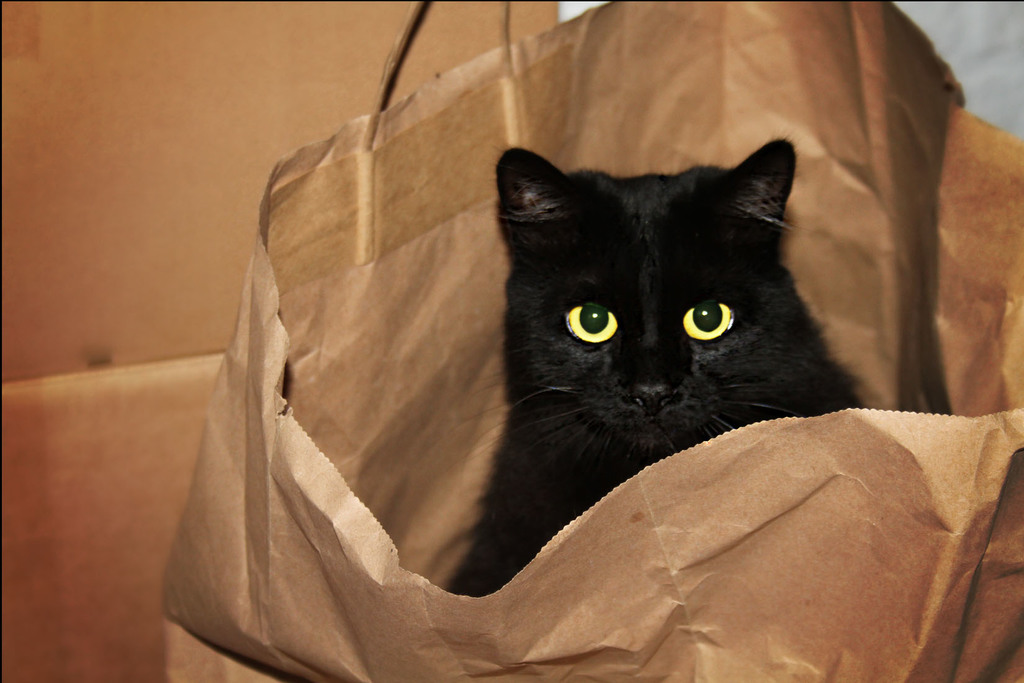
#> input picture midia/cat.jpg, 1024 x 683 px, given in place of the camera
$ python detector_de_mov.py
#> lines starting #> are read from the running program, lines starting #| are printed output that depends on the picture; after the words box and inside, x2 and y2 are one past the last pixel; in counts of white or black regions, pixels touching at a corner belong together
import cv2
import numpy as np

cap = cv2.VideoCapture(0)

sub = cv2.createBackgroundSubtractorMOG2(varThreshold=200, detectShadows=True)


while True:
    _, frame = cap.read()
#> frame is the input picture: shape (683, 1024, 3); mean B, G, R 66.4, 97.1, 136
    mask = sub.apply(frame)
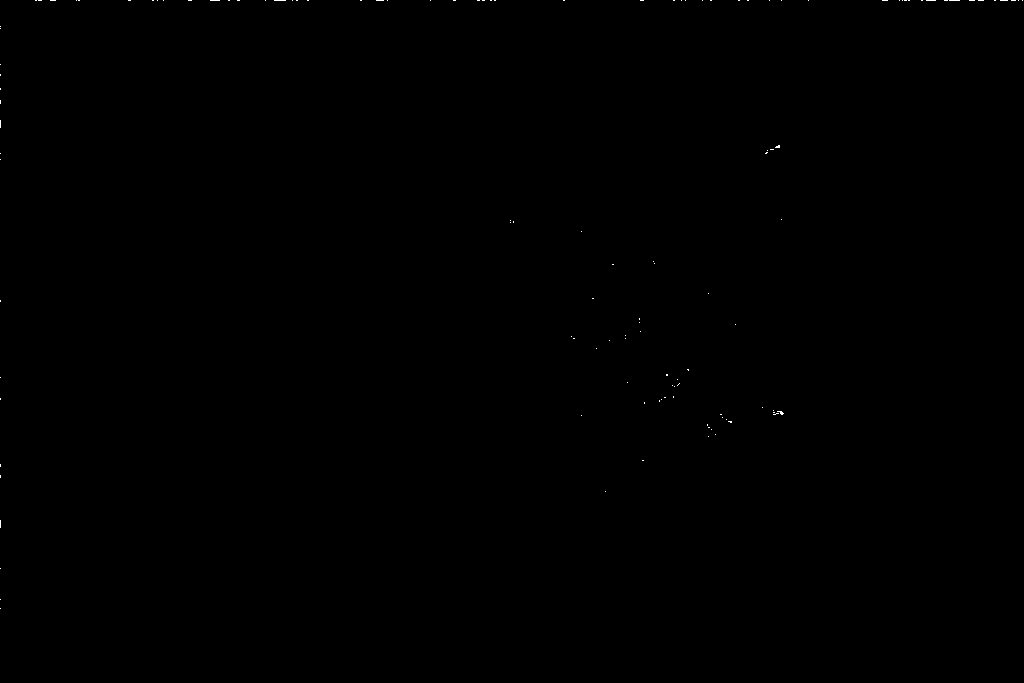
#> mask: shape (683, 1024); values 127 (black) and 255 (white), 0.05% white in thin lines or dots, all inside (x1, y1, x2, y2) = (0, 0, 1023, 609)
    kernel = np.ones((5, 5), np.uint8)

    open = cv2.morphologyEx(mask, cv2.MORPH_OPEN, kernel, iterations=1)
#> open: shape (683, 1024); every value is 127
    ret, mask = cv2.threshold(mask, 100, 255, cv2.THRESH_BINARY)
#> mask: shape (683, 1024); every value is 255
    dilate = cv2.dilate(mask, kernel)
    close = cv2.morphologyEx(mask, cv2.MORPH_CLOSE, kernel, iterations=1)
    contourn, h = cv2.findContours(mask, cv2.RETR_TREE, cv2.CHAIN_APPROX_TC89_L1)
#> contourn = [[[0, 0], [0, 682], [1023, 682], [1023, 0]]]; h = [[-1, -1, -1, -1]]

    for c in contourn:
        area = cv2.contourArea(c)
        if area > 600:
            x, y, w, h = cv2.boundingRect(c)
            cv2.rectangle(frame, (x, y), (x+w, y+h), (0, 255, 0), 3)
#> this loop made 1 pass
#> (c, area, x, y, w, h) on pass 1: ([[0, 0], [0, 682], [1023, 682], [1023, 0]], 697686, 0, 0, 1024, 683)
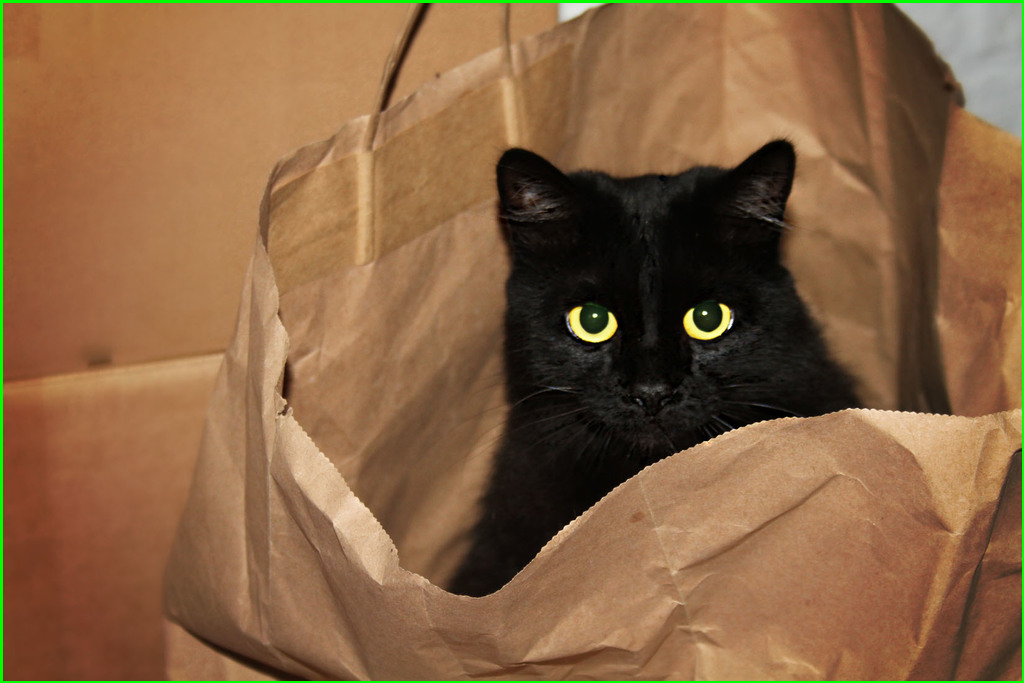
#> frame: shape (683, 1024, 3); 1.22% of pixels changed, all inside (x1, y1, x2, y2) = (0, 0, 1024, 683)

    cv2.imshow('open', open)
    cv2.imshow('frame', frame)

    if cv2.waitKey(1) == ord('q'):
#> (key q is pressed here)
        break

cap.release()
cv2.destroyAllWindows()

$ run again, on midia/dog.jpg
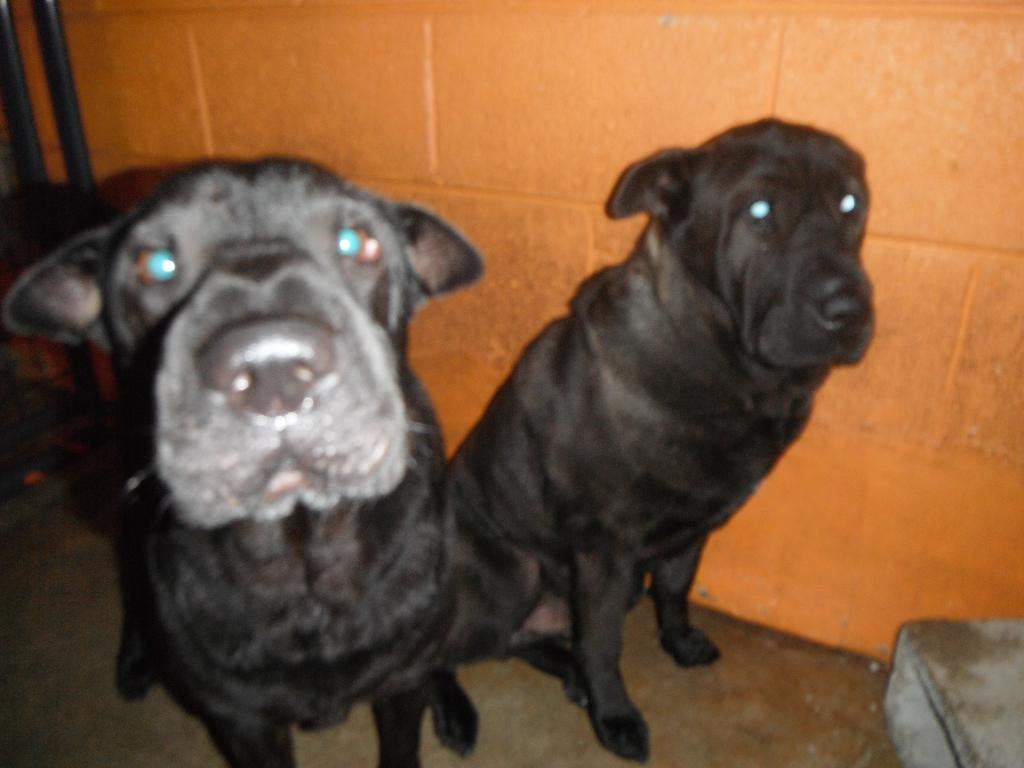
#> input picture midia/dog.jpg, 1024 x 768 px, given in place of the camera
#> frame is the input picture: shape (768, 1024, 3); mean B, G, R 60.4, 87.8, 121.2
#> `contourn, h = cv2.findContours(mask, cv2.RETR_TREE, cv2.CHAIN_APPROX_T..`: contourn = [[[0, 0], [0, 767], [1023, 767], [1023, 0]]]; h = [[-1, -1, -1, -1]]
#> the loop `for c in contourn:` made 1 pass
#> (c, area, x, y, w, h) on pass 1: ([[0, 0], [0, 767], [1023, 767], [1023, 0]], 784641, 0, 0, 1024, 768)
#> after the loop `for c in contourn:`:
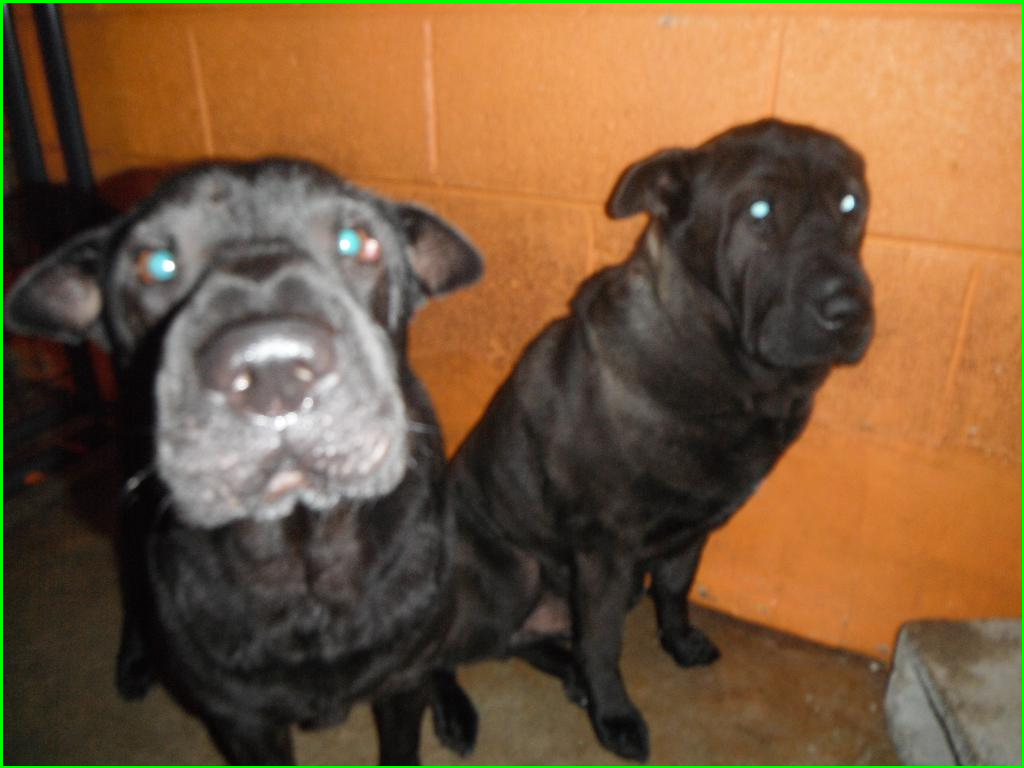
#> frame: shape (768, 1024, 3); 1.14% of pixels changed, all inside (x1, y1, x2, y2) = (0, 0, 1024, 768)

$ run again, on midia/person.jpg
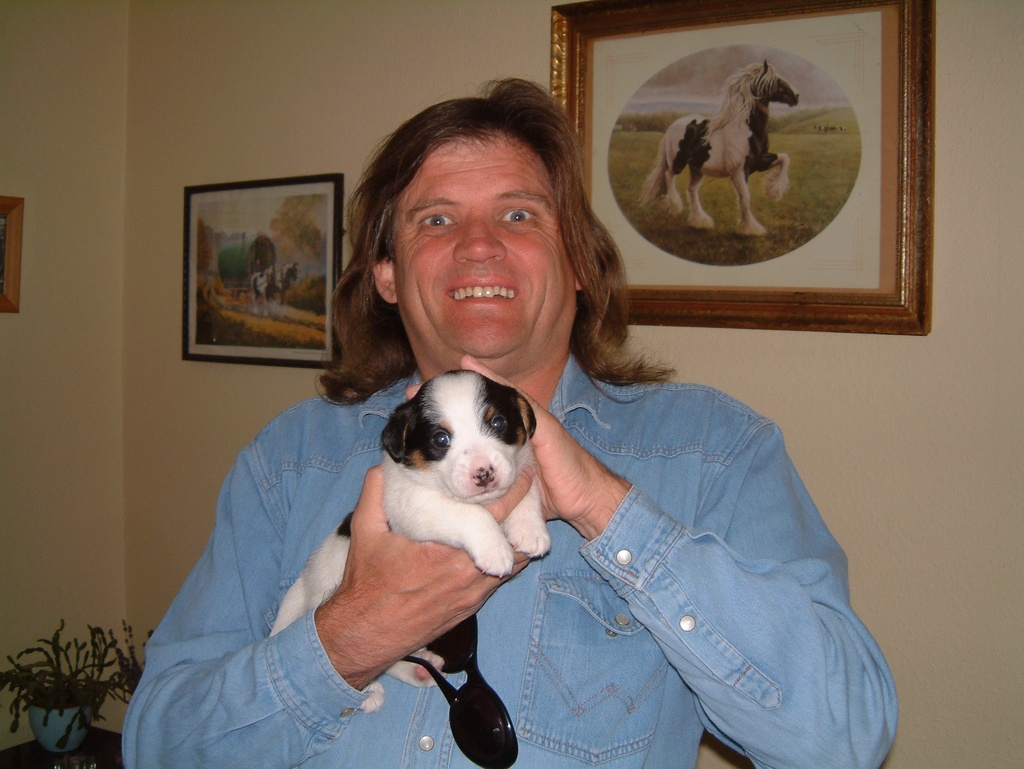
#> input picture midia/person.jpg, 1024 x 769 px, given in place of the camera
#> frame is the input picture: shape (769, 1024, 3); mean B, G, R 93.9, 104.3, 117.3
#> `contourn, h = cv2.findContours(mask, cv2.RETR_TREE, cv2.CHAIN_APPROX_T..`: contourn = [[[0, 0], [0, 768], [1023, 768], [1023, 0]]]; h = [[-1, -1, -1, -1]]
#> the loop `for c in contourn:` made 1 pass
#> (c, area, x, y, w, h) on pass 1: ([[0, 0], [0, 768], [1023, 768], [1023, 0]], 785664, 0, 0, 1024, 769)
#> after the loop `for c in contourn:`:
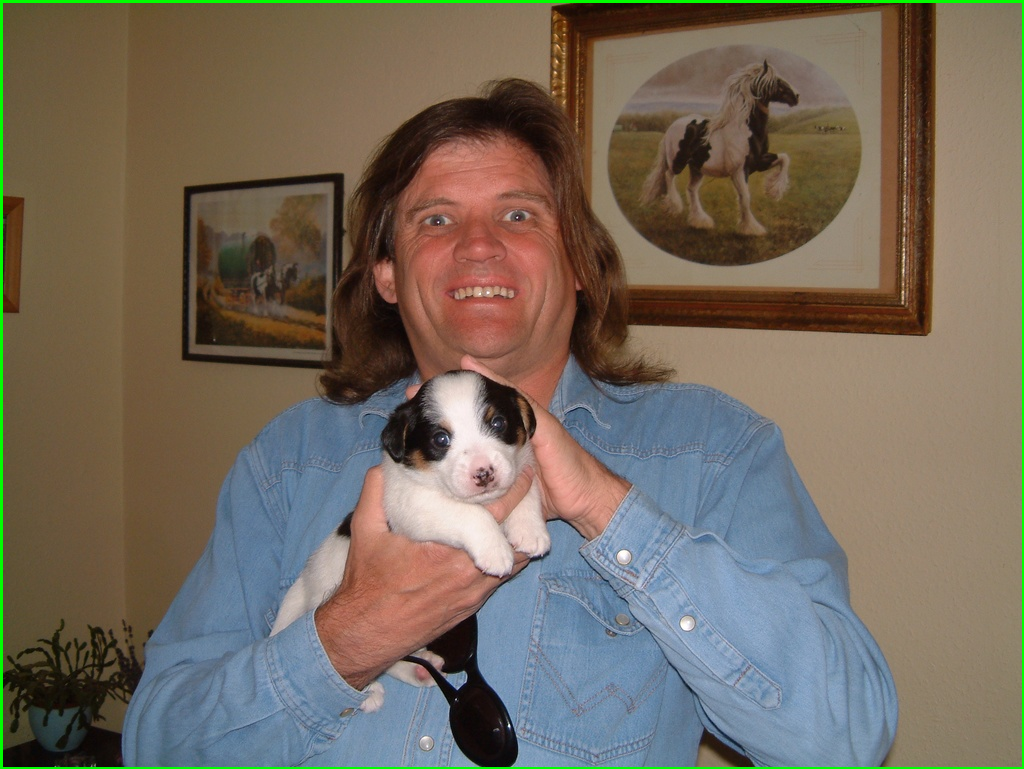
#> frame: shape (769, 1024, 3); 1.14% of pixels changed, all inside (x1, y1, x2, y2) = (0, 0, 1024, 769)
